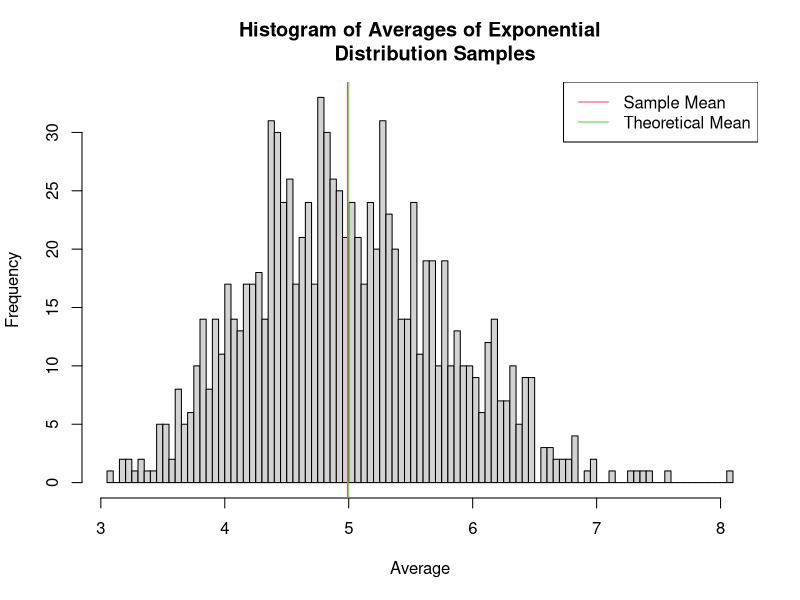
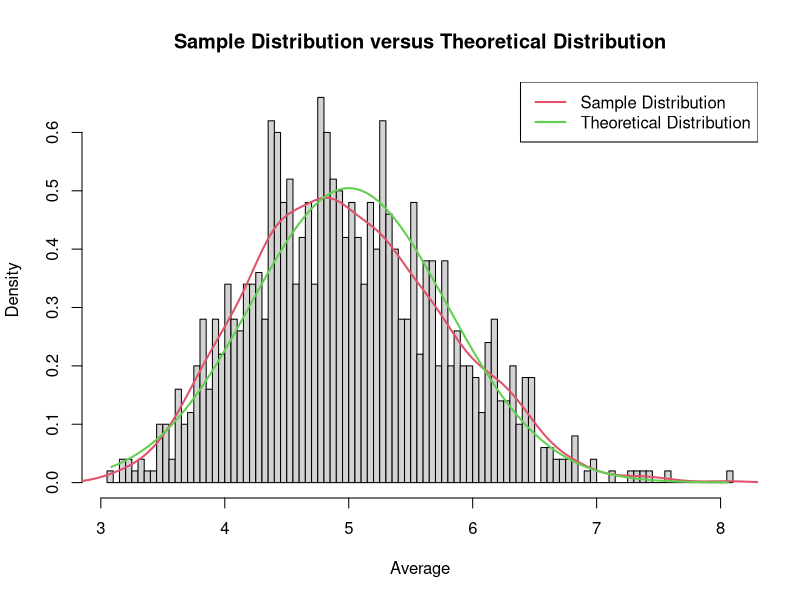
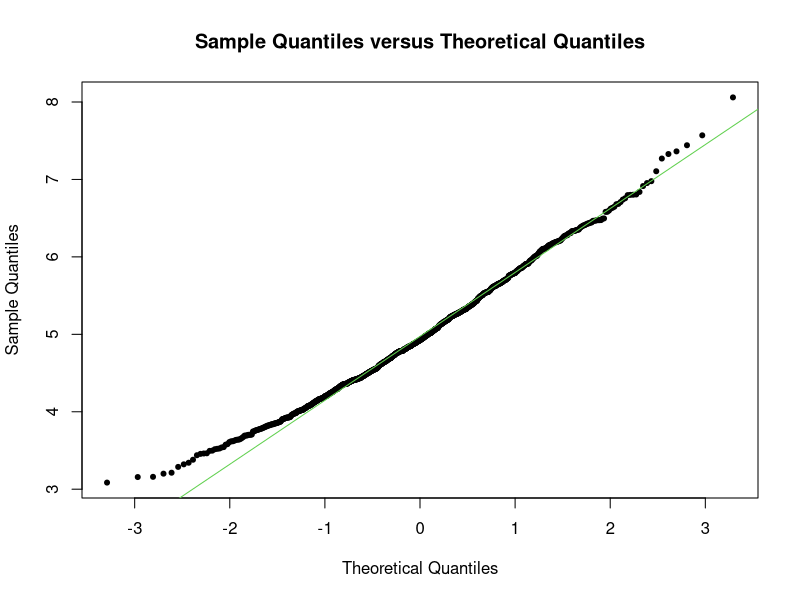

Reproduce these figures in R, in order.
## ---- chunk 1
knitr::opts_chunk$set(echo = TRUE)
## ---- chunk 2
set.seed(1)
exp_data <- matrix(rexp(40000, rate = 0.2), 1000, 40)
## ---- chunk 3
means <- apply(exp_data, 1, mean)
## ---- chunk 4
sm_mean <- mean(means); sm_mean
## ---- chunk 5
sm_var <- var(means); sm_var
## ---- chunk 6
hist(means, breaks = 100, main = "Histogram of Averages of Exponential
     Distribution Samples", xlab = "Average", ylab = "Frequency")
abline(v = 5, col = 3, lwd = 1)
abline(v = sm_mean, col = 2, lwd = 1)
legend("topright", c("Sample Mean", "Theoretical Mean"), bty = "o", 
       lty = c(1,1), lwd = c(1, 1), col = c(col = 2, col = 3))
## ---- chunk 7
hist(means, breaks = 100, main = "Sample Distribution versus Theoretical Distribution", 
     xlab = "Average", ylab = "Density", prob = TRUE)
lines(density(means), lty = 1, col = 2, lwd = 2)
x_vals <- seq(min(means), max(means), length = 100)
y_vals <- dnorm(x_vals, mean = 5, sd = 5/sqrt(40))
lines(x_vals, y_vals, col = 3, lty = 1, lwd = 2)
legend("topright", c("Sample Distribution", "Theoretical Distribution"),
       bty = "o", lty = c(1, 1), col = c(2, 3), lwd = c(2, 2))
## ---- chunk 8
qqnorm(means, main = "Sample Quantiles versus Theoretical Quantiles", pch = 20)
qqline(means, col = 3)
